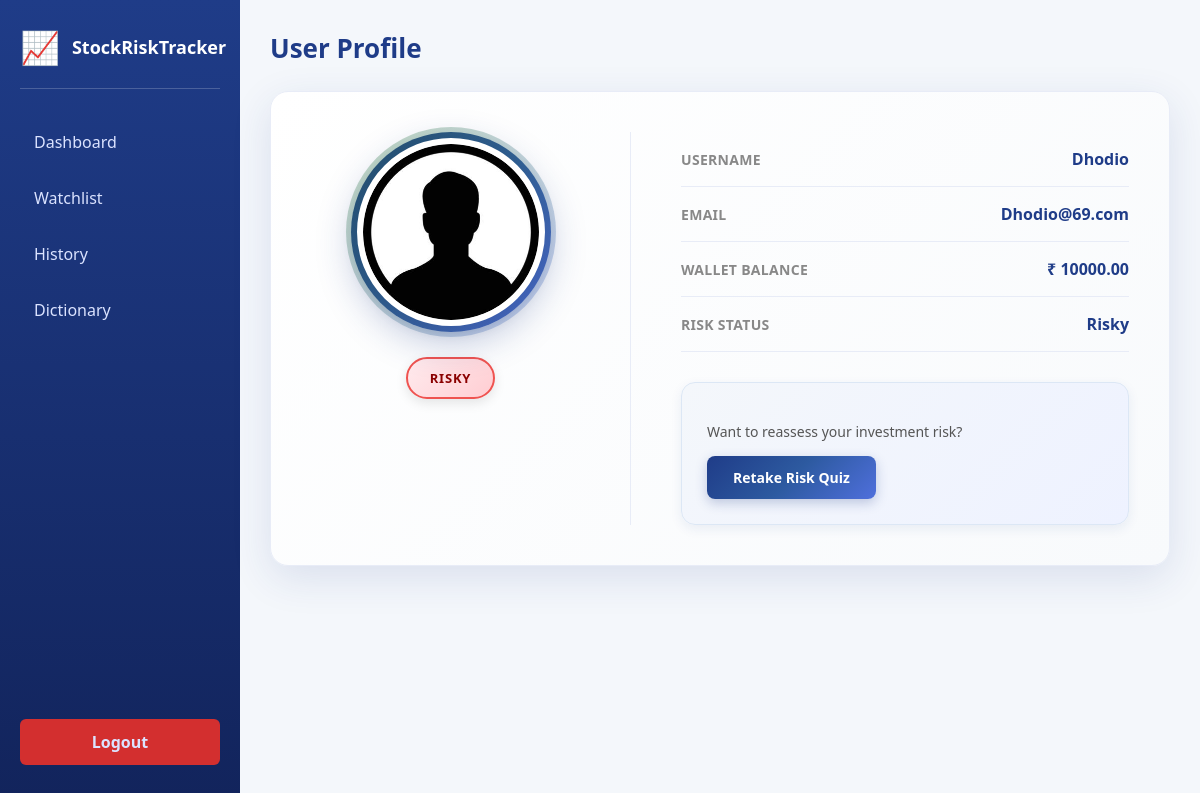
The page /tracker/profile/ (signed in) on the database as committed earlier.
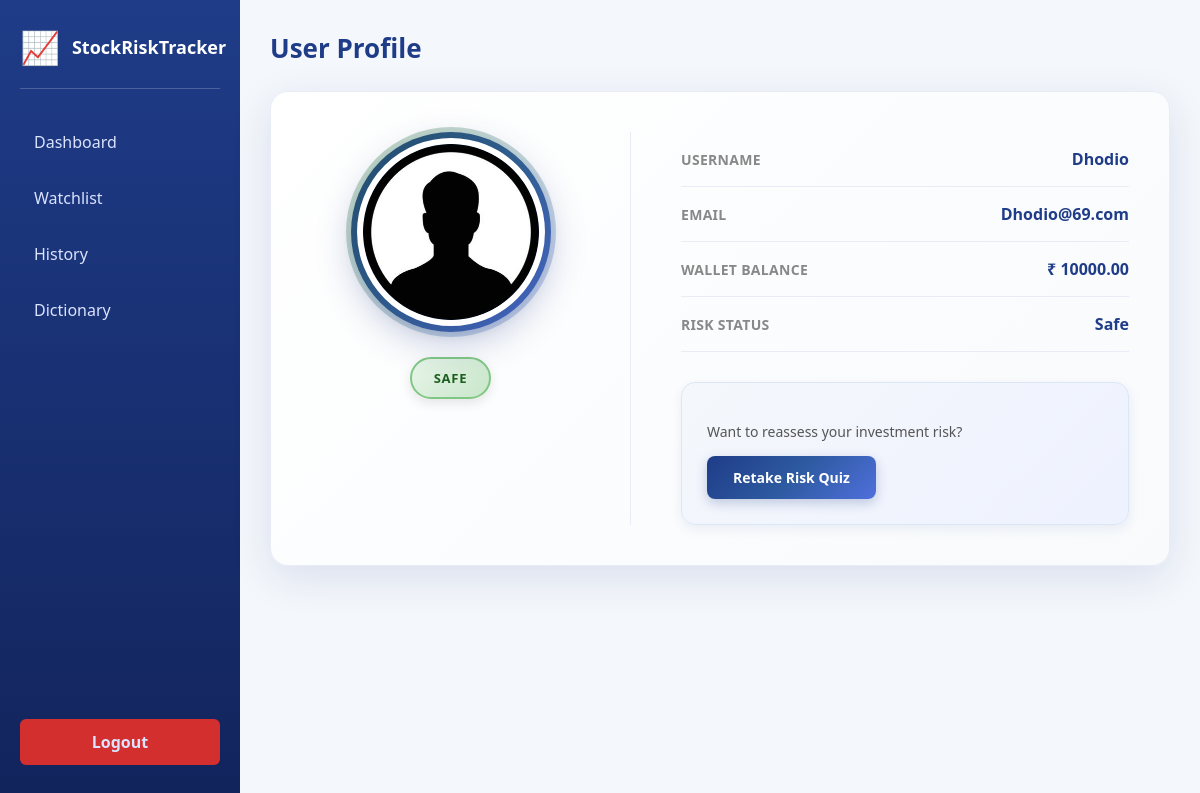
The same page on the database as committed later.
### tracker/models.py (models this page shows, shortened)
class Profile(models.Model):
    user = models.OneToOneField(User, on_delete=models.CASCADE)
    risk_score = models.IntegerField(default=0)
    risk_category = models.CharField(max_length=20, default="Neutral") # "Safe" or "Risky"
    wallet_balance = models.DecimalField(max_digits=12, decimal_places=2, default=10000.00)

### tracker/views.py (the view)
# urls.py: path('profile/', views.profile, name='profile'),
@login_required
def profile(request):
    user_profile, created = Profile.objects.get_or_create(user=request.user)
    context = {
        'profile': user_profile
    }
    return render(request, 'profile.html', context)

### templates/profile.html (shortened to what this page needs)
<!DOCTYPE html>
<html lang="en">
<head>
    {% load static %}
    <link rel="stylesheet" href="{% static 'css/index.css' %}">
    <link rel="stylesheet" href="{% static 'css/profile.css' %}">
</head>
<body>
<div class="container">
    <div class="sidebar">
        <div class="logo-section">
            <div class="logo">📈</div>
            <h2>StockRiskTracker</h2>
        </div>
       <a href="{% url 'dashboard' %}">Dashboard</a>
       <a href="{% url 'watchlist' %}">Watchlist</a>
       <a href="{% url 'history' %}">History</a>
       <a href="{% url 'dictionary' %}">Dictionary</a>
       <a href="{% url 'logout' %}" class="logout-btn">Logout</a>
    </div>
    <div class="main">
        <div class="header-top">
            <h1>User Profile</h1>
        </div>
        <div class="profile-card">
            <div class="profile-left">
                <div class="avatar-ring">
                    <img src="{% static 'image/profile.jpg' %}" class="profile-image" alt="Profile Image">
                </div>
                <span class="risk-badge {% if profile.risk_category == 'Safe' %}safe{% else %}risky{% endif %}">
                    {{ profile.risk_category|default:"Neutral" }}
                </span>
            </div>
            <div class="profile-right">
                <div class="info-row">
                    <span>Username</span>
                    <strong>{{ user.username }}</strong>
                </div>
                <div class="info-row">
                    <span>Email</span>
                    <strong>
                        {% if user.email %}
                            {{ user.email }}
                        {% else %}
                            <span style="color: #ccc;">No email linked</span>
                        {% endif %}
                    </strong>
                </div>
                <div class="info-row">
                    <span>Wallet Balance</span>
                    <strong>₹ {{ profile.wallet_balance }}</strong>
                </div>
                <div class="info-row">
                    <span>Risk Status</span>
                    <strong class="{% if profile.risk_category == 'Safe' %}safe-text{% else %}risky-text{% endif %}">
                        {{ profile.risk_category|default:"Neutral" }}
                    </strong>
                </div>
                <div class="quiz-section">
                    <p>Want to reassess your investment risk?</p>
                    <a href="{% url 'quiz' %}" class="quiz-btn">Retake Risk Quiz</a>
                </div>
            </div>
        </div>
    </div>
</div>
</body>
</html>

### static/css/index.css (style rules this page uses)
* { box-sizing: border-box; }
body { margin: 0; font-family: "Segoe UI", Tahoma, Geneva, Verdana, sans-serif; background-color: #f4f7fb; color: #333; }
.container { display: flex; min-height: 100vh; }
.sidebar { width: 240px; background: linear-gradient(180deg, #1f3c88, #12245c); color: #fff; padding: 25px 20px; display: flex; flex-direction: column; }
.logo-section { display: flex; flex-direction: row; align-items: center; margin-bottom: 30px; padding-bottom: 20px; border-bottom: 1px solid rgba(255, 255, 255, 0.2); gap: 12px; }
.logo { font-size: 32px; flex-shrink: 0; }
.sidebar h2 { margin: 0; font-size: 18px; text-align: left; }
.sidebar a { display: block; text-decoration: none; color: #dbe3ff; padding: 12px 14px; margin-bottom: 10px; border-radius: 6px; transition: background 0.3s, color 0.3s; }
.logout-btn { margin-top: auto; background-color: #d32f2f; color: #ffffff; text-align: center; font-weight: bold; }
.header-top { display: flex; justify-content: space-between; align-items: center; margin-bottom: 25px; }
.header-top h1 { margin: 0; font-size: 26px; color: #1f3c88; }
.main { flex: 1; padding: 30px; }

### static/css/profile.css (style rules this page uses)
.profile-card { background: linear-gradient(135deg, #ffffff 0%, #f8fafc 100%); border-radius: 18px; padding: 40px; display: flex; gap: 50px; box-shadow: 0 12px 40px rgba(31, 60, 136, 0.12); max-width: 1000px; border: 1px solid #e8ecf7; transition: box-shadow 0.3s ease, transform 0.3s ease; }
.profile-left { text-align: center; min-width: 320px; padding-right: 40px; border-right: 1px solid #e8ecf7; display: flex; flex-direction: column; align-items: center; }
.avatar-ring { width: 200px; height: 200px; margin: 0 auto 25px; border-radius: 50%; background: linear-gradient(135deg, #1f3c88 0%, #2d5aa0 50%, #4f6fdc 100%); display: flex; align-items: center; justify-content: center; box-shadow: 0 12px 35px rgba(31, 60, 136, 0.25), inset 0 -2px 10px rgba(0, 0, 0, 0.1); position: relative; animation: floatAvatar 3s ease-in-out infinite; }
.avatar-ring::before { content: ''; position: absolute; width: 210px; height: 210px; border-radius: 50%; background: linear-gradient(135deg, rgba(46, 125, 50, 0.3), rgba(79, 111, 220, 0.3)); animation: pulse-ring 2s ease-out infinite; }
.profile-image { width: 188px; height: 188px; border-radius: 50%; object-fit: cover; background: #fff; border: 6px solid #ffffff; position: relative; z-index: 1; box-shadow: 0 4px 15px rgba(0, 0, 0, 0.15); transition: transform 0.3s ease; }
.risk-badge { display: inline-block; padding: 10px 22px; border-radius: 25px; font-size: 13px; font-weight: bold; letter-spacing: 0.8px; text-transform: uppercase; box-shadow: 0 4px 12px rgba(0, 0, 0, 0.1); transition: transform 0.2s ease, box-shadow 0.2s ease; }
.risk-badge.safe { background: linear-gradient(135deg, #e8f5e9 0%, #c8e6c9 100%); color: #1b5e20; border: 2px solid #81c784; }
.profile-right { flex: 1; display: flex; flex-direction: column; }
.info-row { display: flex; justify-content: space-between; align-items: center; padding: 16px 0; border-bottom: 1px solid #e8ecf7; transition: padding 0.3s ease; }
.info-row span { font-size: 14px; color: #888; font-weight: 600; text-transform: uppercase; letter-spacing: 0.3px; }
.info-row strong { color: #1f3c88; font-size: 16px; font-weight: bold; }
.quiz-section { margin-top: 30px; padding: 25px; background: linear-gradient(135deg, #f4f7fb 0%, #eef2ff 100%); border-radius: 14px; border: 1px solid #dce7f5; box-shadow: 0 4px 12px rgba(31, 60, 136, 0.08); transition: all 0.3s ease; }
.quiz-section p { font-size: 14px; color: #555; margin-bottom: 15px; }
.quiz-btn { display: inline-block; padding: 12px 26px; background: linear-gradient(135deg, #1f3c88 0%, #2d5aa0 50%, #4f6fdc 100%); color: #ffffff; text-decoration: none; border-radius: 8px; font-weight: bold; font-size: 14px; transition: transform 0.2s, box-shadow 0.2s; box-shadow: 0 4px 12px rgba(31, 60, 136, 0.25); }
.safe { color: #2e7d32; font-weight: bold; }

### templates/profile.html (style rules this page uses)
.safe-text { color: #2ecc71; }

Rows that differ between the two databases and show on the page:
changed Profile: risk_category "RISKY" → "SAFE"; risk_category "Risky" → "Safe"
